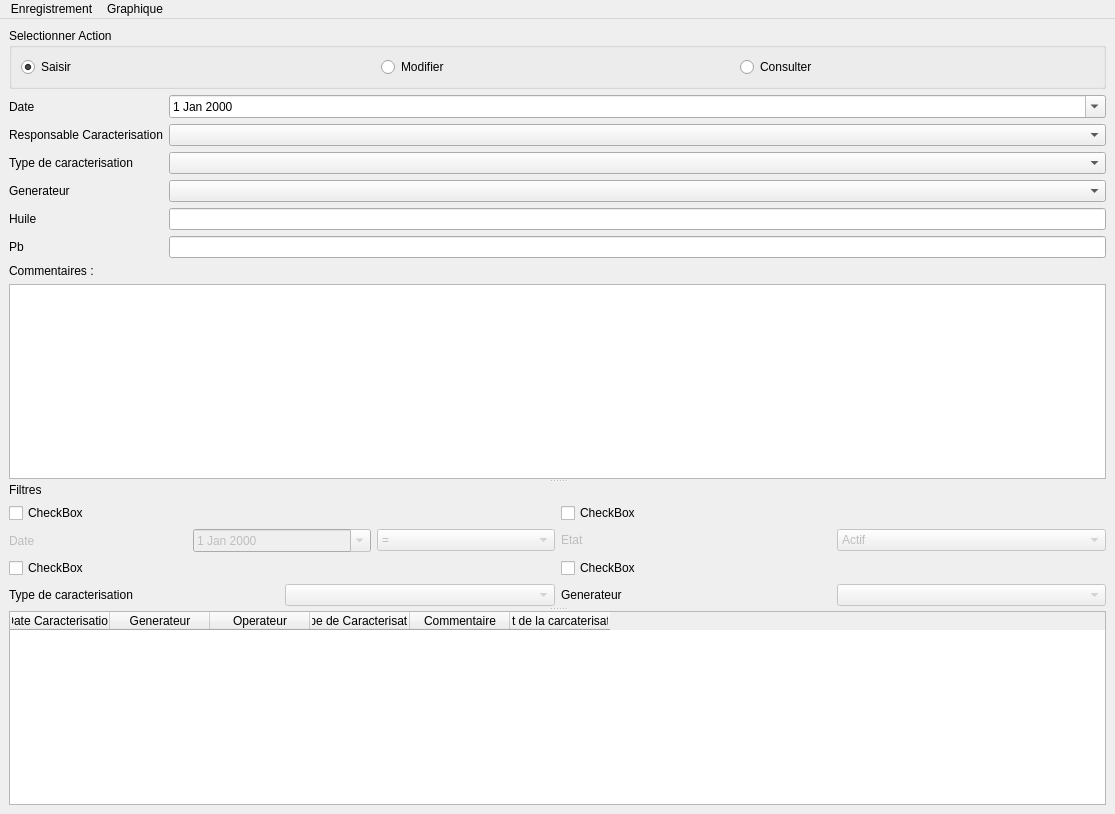
<?xml version="1.0" encoding="UTF-8"?>
<ui version="4.0">
 <class>Configuration</class>
 <widget class="QMainWindow" name="Configuration">
  <property name="geometry">
   <rect>
    <x>0</x>
    <y>0</y>
    <width>1115</width>
    <height>814</height>
   </rect>
  </property>
  <property name="windowTitle">
   <string>MainWindow</string>
  </property>
  <widget class="QWidget" name="centralWidget">
   <layout class="QVBoxLayout" name="verticalLayout_7">
    <item>
     <widget class="QGroupBox" name="groupBox">
      <property name="title">
       <string>Selectionner Action</string>
      </property>
      <layout class="QGridLayout" name="gridLayout">
       <item row="0" column="0">
        <widget class="QRadioButton" name="radioButton_saisie">
         <property name="text">
          <string>Saisir</string>
         </property>
         <property name="checked">
          <bool>true</bool>
         </property>
        </widget>
       </item>
       <item row="0" column="1">
        <widget class="QRadioButton" name="radioButton_modification">
         <property name="text">
          <string>Modifier</string>
         </property>
        </widget>
       </item>
       <item row="0" column="2">
        <widget class="QRadioButton" name="radioButton_consulter">
         <property name="text">
          <string>Consulter</string>
         </property>
        </widget>
       </item>
      </layout>
     </widget>
    </item>
    <item>
     <widget class="QSplitter" name="splitter">
      <property name="orientation">
       <enum>Qt::Vertical</enum>
      </property>
      <widget class="QWidget" name="layoutWidget">
       <layout class="QVBoxLayout" name="verticalLayout_6">
        <item>
         <layout class="QFormLayout" name="formLayout">
          <item row="0" column="0">
           <widget class="QLabel" name="label">
            <property name="text">
             <string>Date</string>
            </property>
           </widget>
          </item>
          <item row="0" column="1">
           <widget class="QDateEdit" name="dateEdit">
            <property name="calendarPopup">
             <bool>true</bool>
            </property>
           </widget>
          </item>
          <item row="2" column="0">
           <widget class="QLabel" name="label_3">
            <property name="text">
             <string>Responsable Caracterisation</string>
            </property>
           </widget>
          </item>
          <item row="2" column="1">
           <widget class="QComboBox" name="comboBox_operateur"/>
          </item>
          <item row="3" column="0">
           <widget class="QLabel" name="label_4">
            <property name="text">
             <string>Type de caracterisation</string>
            </property>
           </widget>
          </item>
          <item row="3" column="1">
           <widget class="QComboBox" name="comboBox_type_caract"/>
          </item>
          <item row="5" column="0">
           <widget class="QLabel" name="label_6">
            <property name="text">
             <string>Huile</string>
            </property>
           </widget>
          </item>
          <item row="4" column="0">
           <widget class="QLabel" name="label_2">
            <property name="text">
             <string>Generateur</string>
            </property>
           </widget>
          </item>
          <item row="4" column="1">
           <widget class="QComboBox" name="comboBox_generateur"/>
          </item>
          <item row="5" column="1">
           <widget class="QLineEdit" name="lineEdit_huile"/>
          </item>
          <item row="6" column="0">
           <widget class="QLabel" name="label_7">
            <property name="text">
             <string>Pb</string>
            </property>
           </widget>
          </item>
          <item row="6" column="1">
           <widget class="QLineEdit" name="lineEdit_Pb"/>
          </item>
         </layout>
        </item>
        <item>
         <layout class="QVBoxLayout" name="verticalLayout">
          <item>
           <widget class="QLabel" name="label_5">
            <property name="text">
             <string>Commentaires : </string>
            </property>
           </widget>
          </item>
          <item>
           <widget class="QTextEdit" name="textEdit_commentaire">
            <property name="sizePolicy">
             <sizepolicy hsizetype="Expanding" vsizetype="Expanding">
              <horstretch>0</horstretch>
              <verstretch>0</verstretch>
             </sizepolicy>
            </property>
           </widget>
          </item>
         </layout>
        </item>
       </layout>
      </widget>
      <widget class="QWidget" name="Filtres" native="true">
       <layout class="QGridLayout" name="gridLayout_2">
        <item row="2" column="0">
         <layout class="QVBoxLayout" name="verticalLayout_4">
          <item>
           <widget class="QCheckBox" name="checkBox_3">
            <property name="text">
             <string>CheckBox</string>
            </property>
           </widget>
          </item>
          <item>
           <layout class="QHBoxLayout" name="horizontalLayout_2">
            <item>
             <widget class="QLabel" name="label_11">
              <property name="text">
               <string>Type de caracterisation</string>
              </property>
             </widget>
            </item>
            <item>
             <widget class="QComboBox" name="comboBox_type_caract_2">
              <property name="enabled">
               <bool>false</bool>
              </property>
             </widget>
            </item>
           </layout>
          </item>
         </layout>
        </item>
        <item row="1" column="0">
         <layout class="QVBoxLayout" name="verticalLayout_3">
          <item>
           <widget class="QCheckBox" name="checkBox">
            <property name="text">
             <string>CheckBox</string>
            </property>
           </widget>
          </item>
          <item>
           <layout class="QHBoxLayout" name="horizontalLayout">
            <item>
             <widget class="QLabel" name="label_9">
              <property name="enabled">
               <bool>false</bool>
              </property>
              <property name="text">
               <string>Date</string>
              </property>
             </widget>
            </item>
            <item>
             <widget class="QDateEdit" name="dateEdit_2">
              <property name="enabled">
               <bool>false</bool>
              </property>
              <property name="calendarPopup">
               <bool>true</bool>
              </property>
             </widget>
            </item>
            <item>
             <widget class="QComboBox" name="comboBox_2">
              <property name="enabled">
               <bool>false</bool>
              </property>
              <item>
               <property name="text">
                <string>=</string>
               </property>
              </item>
              <item>
               <property name="text">
                <string>&lt;</string>
               </property>
              </item>
              <item>
               <property name="text">
                <string>&gt;</string>
               </property>
              </item>
              <item>
               <property name="text">
                <string>&lt;=</string>
               </property>
              </item>
              <item>
               <property name="text">
                <string>&gt;=</string>
               </property>
              </item>
             </widget>
            </item>
           </layout>
          </item>
         </layout>
        </item>
        <item row="1" column="1">
         <layout class="QVBoxLayout" name="verticalLayout_2">
          <item>
           <widget class="QCheckBox" name="checkBox_2">
            <property name="text">
             <string>CheckBox</string>
            </property>
           </widget>
          </item>
          <item>
           <layout class="QHBoxLayout" name="horizontalLayout_4">
            <item>
             <widget class="QLabel" name="label_8">
              <property name="enabled">
               <bool>false</bool>
              </property>
              <property name="text">
               <string>Etat</string>
              </property>
             </widget>
            </item>
            <item>
             <widget class="QComboBox" name="comboBox_etat_carac">
              <property name="enabled">
               <bool>false</bool>
              </property>
              <item>
               <property name="text">
                <string>Actif</string>
               </property>
              </item>
              <item>
               <property name="text">
                <string>Archivé</string>
               </property>
              </item>
             </widget>
            </item>
           </layout>
          </item>
         </layout>
        </item>
        <item row="2" column="1">
         <layout class="QVBoxLayout" name="verticalLayout_5">
          <item>
           <widget class="QCheckBox" name="checkBox_4">
            <property name="text">
             <string>CheckBox</string>
            </property>
           </widget>
          </item>
          <item>
           <layout class="QHBoxLayout" name="horizontalLayout_3">
            <item>
             <widget class="QLabel" name="label_10">
              <property name="text">
               <string>Generateur</string>
              </property>
             </widget>
            </item>
            <item>
             <widget class="QComboBox" name="comboBox_generateur_2">
              <property name="enabled">
               <bool>false</bool>
              </property>
             </widget>
            </item>
           </layout>
          </item>
         </layout>
        </item>
        <item row="0" column="0">
         <widget class="QLabel" name="label_12">
          <property name="sizePolicy">
           <sizepolicy hsizetype="Preferred" vsizetype="Fixed">
            <horstretch>0</horstretch>
            <verstretch>0</verstretch>
           </sizepolicy>
          </property>
          <property name="text">
           <string>Filtres</string>
          </property>
         </widget>
        </item>
       </layout>
      </widget>
      <widget class="QTableWidget" name="tableWidget_recap">
       <column>
        <property name="text">
         <string>Date Caracterisation</string>
        </property>
       </column>
       <column>
        <property name="text">
         <string>Generateur</string>
        </property>
       </column>
       <column>
        <property name="text">
         <string>Operateur</string>
        </property>
       </column>
       <column>
        <property name="text">
         <string>Type de Caracterisation</string>
        </property>
       </column>
       <column>
        <property name="text">
         <string>Commentaire</string>
        </property>
       </column>
       <column>
        <property name="text">
         <string>Etat de la carcaterisation</string>
        </property>
       </column>
      </widget>
     </widget>
    </item>
   </layout>
   <zorder>splitter</zorder>
   <zorder>groupBox</zorder>
  </widget>
  <widget class="QMenuBar" name="menuBar">
   <property name="geometry">
    <rect>
     <x>0</x>
     <y>0</y>
     <width>1115</width>
     <height>21</height>
    </rect>
   </property>
   <widget class="QMenu" name="menuEnregistrement">
    <property name="title">
     <string>Enregistrement</string>
    </property>
   </widget>
   <widget class="QMenu" name="menuGraphique">
    <property name="title">
     <string>Graphique</string>
    </property>
   </widget>
   <addaction name="menuEnregistrement"/>
   <addaction name="menuGraphique"/>
  </widget>
 </widget>
 <resources/>
 <connections>
  <connection>
   <sender>radioButton_saisie</sender>
   <signal>clicked()</signal>
   <receiver>Filtres</receiver>
   <slot>hide()</slot>
   <hints>
    <hint type="sourcelabel">
     <x>50</x>
     <y>63</y>
    </hint>
    <hint type="destinationlabel">
     <x>133</x>
     <y>579</y>
    </hint>
   </hints>
  </connection>
  <connection>
   <sender>radioButton_modification</sender>
   <signal>clicked()</signal>
   <receiver>Filtres</receiver>
   <slot>show()</slot>
   <hints>
    <hint type="sourcelabel">
     <x>426</x>
     <y>59</y>
    </hint>
    <hint type="destinationlabel">
     <x>438</x>
     <y>481</y>
    </hint>
   </hints>
  </connection>
  <connection>
   <sender>radioButton_consulter</sender>
   <signal>clicked()</signal>
   <receiver>Filtres</receiver>
   <slot>show()</slot>
   <hints>
    <hint type="sourcelabel">
     <x>784</x>
     <y>61</y>
    </hint>
    <hint type="destinationlabel">
     <x>711</x>
     <y>503</y>
    </hint>
   </hints>
  </connection>
 </connections>
</ui>
